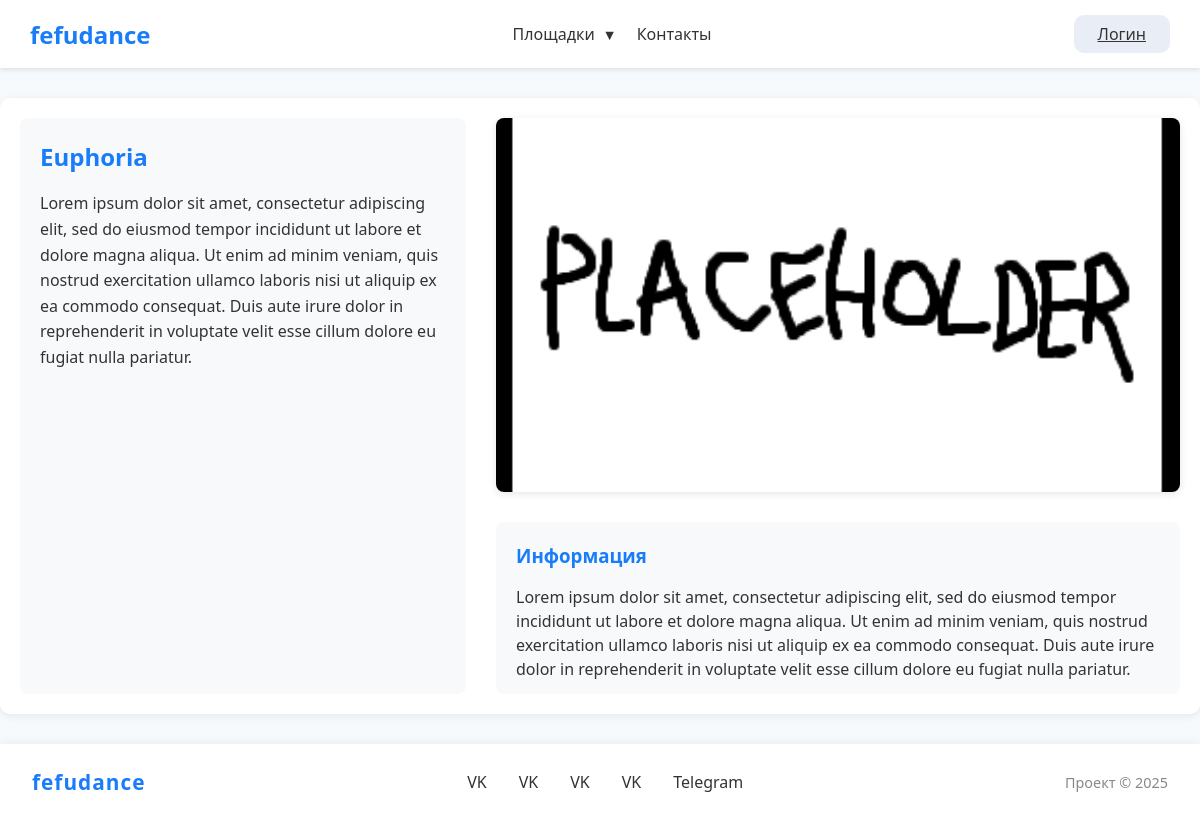
Screenshot of /euphoria with the database file from the repository.
### tables this page shows
CREATE TABLE Venue (
    id INTEGER PRIMARY KEY AUTOINCREMENT,
    name TEXT NOT NULL,
    description TEXT NOT NULL,
    likes INTEGER DEFAULT 0,
    template_name TEXT NOT NULL
, info TEXT);

CREATE TABLE Photo (
    id INTEGER PRIMARY KEY AUTOINCREMENT,
    path TEXT NOT NULL,
    name TEXT,
    venue_id INTEGER,
    FOREIGN KEY (venue_id) REFERENCES Venue (id)
);

### app.py (the view)
@app.route("/euphoria")
def euphoria():
    venue = get_venue_by_template('euphoria.html')
    return render_template("euphoria.html", venue=venue)

### app.py (called while the page is built)
def get_venue_by_template(template_name):
    connection = connect('db/dushess.db')
    cursor = connection.cursor()
    cursor.execute('''
        SELECT Venue.name, Venue.description, Venue.info, Photo.path
        FROM Venue
        LEFT JOIN Photo ON Venue.id = Photo.venue_id
        WHERE Venue.template_name = ?
    ''', (template_name,))
    row = cursor.fetchone()
    connection.close()
    if row:
        return {'name': row[0], 'description': row[1], 'info': row[2], 'image': row[3]}
    return None

@app.context_processor
def inject_globals():
    return {
        'CLIENT_ID': CLIENT_ID,
        'auth_status': session.get('authenticated', False),
        'user_data': session.get('user_data', None),
        'auth_success': session.get('auth_success', False)
    }

### templates/euphoria.html (shortened to what this page needs)
{% extends "base_venue.html" %}
{% block content %}
<div class="venue-page">
    <div class="venue-textblock">
        <h2>{{ venue.name }}</h2>
        <p>{{ venue.description }}</p>
    </div>
    <div class="venue-photoblock">
        <img src="{{ venue.image }}" alt="{{ venue.name }}" class="venue-img-clickable">
    </div>
    <div class="venue-textblock-under">
        <h3>Информация</h3>
        <p>{{ venue.info }}</p>
    </div>
</div>
{% endblock %}

### static/css/style.css (style rules this page uses)
* { margin: 0; padding: 0; box-sizing: border-box; font-family: 'Segoe UI', Tahoma, Geneva, Verdana, sans-serif; }
html, body { height: 100%; min-height: 100%; }
html { overflow-y: scroll; }
body { display: flex; flex-direction: column; min-height: 100vh; background-color: rgb(246, 250, 252); color: #333; }
.venue-page { display: grid; grid-template-columns: repeat(5, 1fr); grid-template-rows: repeat(6, 1fr); grid-column-gap: 30px; grid-row-gap: 30px; margin: 30px auto; padding: 20px; background-color: #ffffff; border-radius: 10px; box-shadow: 0 2px 10px rgba(0,0,0,0.08); max-width: 1400px; height: 77vh; }
.venue-textblock { grid-area: 1 / 1 / 7 / 3; padding: 20px; background-color: #f8f9fa; border-radius: 8px; line-height: 1.6; }
.venue-photoblock { grid-area: 1 / 3 / 5 / 6; overflow: hidden; border-radius: 8px; box-shadow: 0 2px 8px rgba(0,0,0,0.1); }
.venue-photoblock img { width: 100%; height: 100%; object-fit: cover; display: block; }
.venue-textblock-under { grid-area: 5 / 3 / 7 / 6; padding: 20px; background-color: #f8f9fa; border-radius: 8px; line-height: 1.5; }
.venue-textblock h2, .venue-textblock-under h3 { color: #197cfa; margin-bottom: 15px; }
.venue-textblock p, .venue-textblock-under p { color: #333; margin-bottom: 10px; }

### rows the page displays
Venue: name "Euphoria", description "Lorem ipsum dolor sit amet, consectetur adipiscing elit, sed do eiusmod tempor incididunt ut labore et dolore magna aliqua. Ut enim ad minim veniam, quis nostrud exercitation ullamco laboris nisi ut aliquip ex ea commodo consequat. Duis aute irure dolor in reprehenderit in voluptate velit esse cillum dolore eu fugiat nulla pariatur.", info "Lorem ipsum dolor sit amet, consectetur adipiscing elit, sed do eiusmod tempor incididunt ut labore et dolore magna aliqua. Ut enim ad minim veniam, quis nostrud exercitation ullamco laboris nisi ut aliquip ex ea commodo consequat. Duis aute irure dolor in reprehenderit in voluptate velit esse cillum dolore eu fugiat nulla pariatur."
Photo: image (picture)
